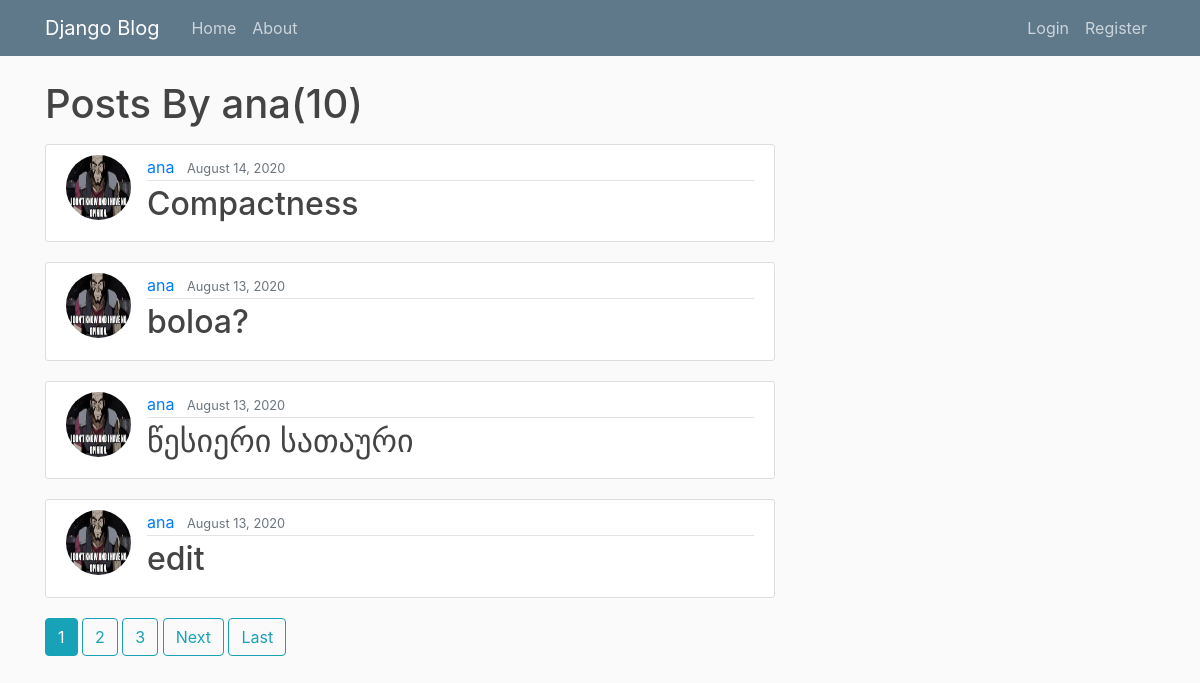
Screenshot of /blog/user/ana with the database file from the repository.
### blog/models.py (models this page shows, shortened)
class Post(models.Model):
    title = models.CharField(max_length=100)
    content = models.TextField()
    date_posted = models.DateTimeField(default=timezone.now)
    author = models.ForeignKey(User, on_delete=models.CASCADE)

### user/models.py (models this page shows, shortened)
class Profile(models.Model):
    user = models.OneToOneField(User, on_delete=models.CASCADE)
    image = models.ImageField(default='default.jpg', upload_to='profile_pics')

### blog/views.py (the view)
# urls.py: path("user/<str:username>", UserPostListView.as_view(), name="user-posts"),
class UserPostListView(ListView):
    model = Post
    template_name = 'blog/user_posts.html'
    context_object_name = 'posts'
    paginate_by = 4
    def get_queryset(self):
        user = get_object_or_404(User, username=self.kwargs.get('username'))
        return Post.objects.filter(author=user).order_by('-date_posted')

### templates/blog/user_posts.html (shortened to what this page needs)
{% extends "blog/base.html"%}
{% block content %}
    <h1 class="mb-3">Posts By {{ view.kwargs.username }}({{ page_obj.paginator.count }})</h1>
    {%for post in posts%}
        <article class="media content-section">
            <img class="rounded-circle article-img" src="{{ post.author.profile.image.url }}">
            <div class="media-body">
            <div class="article-metadata">
              <a class="mr-2" href="{% url 'user-posts' post.author.username %}">{{ post.author }}</a>
              <small class="text-muted">{{ post.date_posted|date:"F d, Y" }}</small>
            </div>
            <h2><a class="article-title" href="{% url 'post-detail' post.id %}">{{ post.title }}</a></h2>
          </div>
        </article>
    {% endfor %}
     {% if is_paginated %}
         {% for num in page_obj.paginator.page_range %}
             {% if page_obj.number == num %}
                 <a class="btn btn-info mb-4" href="?page={{ num }}">{{ num }}</a>
             {% else %}
                <a class="btn btn-outline-info mb-4" href="?page={{ num }}">{{ num }}</a>
            {% endif %}
         {% endfor %}
         {% if page_obj.has_next %}
           <a class="btn btn-outline-info mb-4" href="?page={{page_obj.next_page_number }}">Next</a>
           <a class="btn btn-outline-info mb-4" href="?page={{ page_obj.paginator.num_pages}}">Last</a>
        {% endif %}
    {% endif %}
{% endblock content %}

### blog/static/blog/main.css (style rules this page uses)
body { background: #fafafa; color: #333333; margin-top: 5rem; }
h1, h2, h3, h4, h5, h6 { color: #444444; }
.content-section { background: #ffffff; padding: 10px 20px; border: 1px solid #dddddd; border-radius: 3px; margin-bottom: 20px; }
.article-title { color: #444444; }
.article-img { height: 65px; width: 65px; margin-right: 16px; }
.article-metadata { padding-bottom: 1px; margin-bottom: 4px; border-bottom: 1px solid #e3e3e3 }

### rows the page displays
Post: author.profile.image (picture), author "ana", date_posted "August 14, 2020", title "Compactness"
Post: author.profile.image (picture), author "ana", date_posted "August 13, 2020", title "boloa?"
Post: author.profile.image (picture), author "ana", date_posted "August 13, 2020", title "წესიერი სათაური"
Post: author.profile.image (picture), author "ana", date_posted "August 13, 2020", title "edit"

### other values shown
{{ view.kwargs.username }} "ana"
{{ page_obj.paginator.count }} "10"
{{ num }} "1"
{{ num }} "2" "3"
